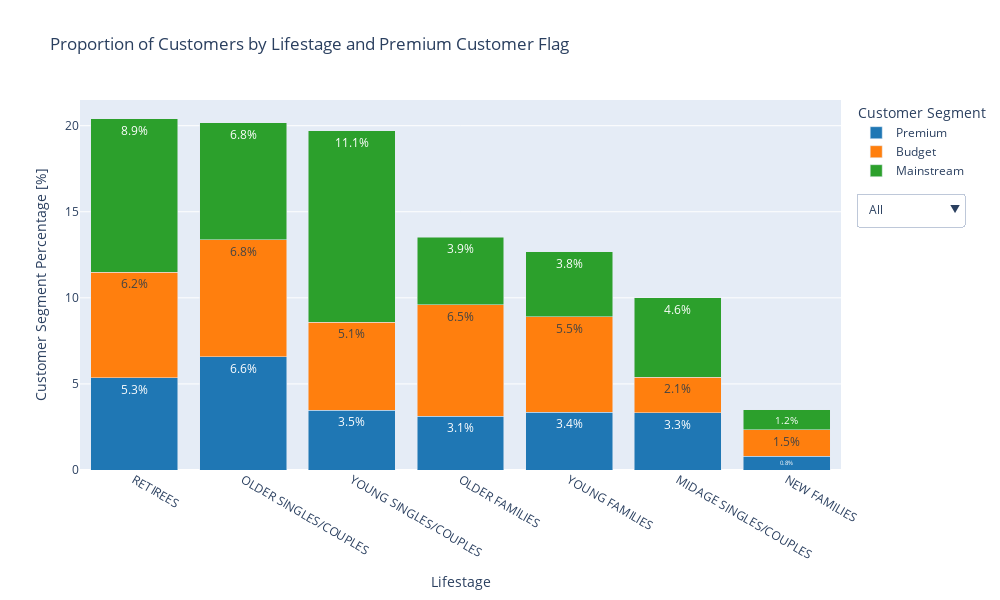

This figure's notebook cell:
### Code cell
# Count unique customers per segment (PREMIUM_CUSTOMER and LIFESTAGE combination)
customers = (
    data.groupby(['PREMIUM_CUSTOMER', 'LIFESTAGE'], observed=True)['LYLTY_CARD_NBR']
    .nunique()
    .reset_index(name='CUSTOMERS')
)

# Compute proportion of customers per segment (out of total unique customers)
total_customers = customers['CUSTOMERS'].sum()
customers['PROPORTION'] = customers['CUSTOMERS'] / total_customers * 100


# Sort LIFESTAGE by total customers for better visualization order
lifestage_order = (
    customers.groupby('LIFESTAGE')['CUSTOMERS']
    .sum()
    .sort_values(ascending=False)
    .index
    .tolist()
)

# Convert 'LIFESTAGE' column to a Categorical type with the defined order
customers['LIFESTAGE'] = pd.Categorical(
    customers['LIFESTAGE'], categories=lifestage_order, ordered=True)

# Sort the DataFrame by the ordered 'LIFESTAGE'
customers = customers.sort_values('LIFESTAGE')


# Create Stacked Bar Chart using Plotly Express
fig = px.bar(
    customers,
    x='LIFESTAGE',
    y='PROPORTION',
    color='PREMIUM_CUSTOMER',

    text=customers['PROPORTION'].round(1).astype(str) + '%',
    title='Proportion of Customers by Lifestage and Premium Customer Flag',

    labels={
        'PROPORTION': 'Proportion of Customers (%)',
        'LIFESTAGE': 'Lifestage',
        'PREMIUM_CUSTOMER': 'Customer Segment'
    },
    color_discrete_sequence=['#1f77b4', '#ff7f0e', '#2ca02c'],
    height=600,
    width=1000
)

# Customize layout
fig.update_traces(textposition='inside')
fig.update_layout(
    barmode='stack',
    xaxis_title='Lifestage',
    yaxis_title='Customer Segment Percentage [%]',
    legend_title='Customer Segment',
)

fig.update_layout(
    updatemenus=[
        dict(
            buttons=[
                dict(
                    label="All",
                    method="restyle",
                    args=[{"visible": [True] *
                           len(customers['PREMIUM_CUSTOMER'].unique())}]
                ),
                *[
                    dict(label=customer,
                         method="restyle",
                         args=[
                             {"visible": [customer == val for val in customers['PREMIUM_CUSTOMER']]}]
                         )
                    for customer in customers['PREMIUM_CUSTOMER'].unique()
                ]
            ],
            direction="down",
            showactive=True,
            x=1.02,
            y=0.75,
            xanchor='left',
            yanchor='top'
        )
    ]
)

plt.savefig('./Quantium/Proportion of Customers.png')
fig.show()

### Figure 1 — Plotly figure (JSON) as saved in the notebook; plotly's stock layout.template omitted (floating-point values rounded to 4 significant figures)
{"data": [{"hovertemplate": "Customer Segment=Premium<br>Lifestage=%{x}<br>Proportion of Customers (%)=%{y}<br>text=%{text}<extra></extra>", "legendgroup": "Premium", "marker": {"color": "#1f77b4", "pattern": {"shape": ""}}, "name": "Premium", "orientation": "v", "showlegend": true, "text": ["5.3%", "6.6%", "3.5%", "3.1%", "3.4%", "3.3%", "0.8%"], "textposition": "inside", "type": "bar", "x": ["RETIREES", "OLDER SINGLES/COUPLES", "YOUNG SINGLES/COUPLES", "OLDER FAMILIES", "YOUNG FAMILIES", "MIDAGE SINGLES/COUPLES", "NEW FAMILIES"], "xaxis": "x", "y": [5.347, 6.568, 3.479, 3.13, 3.364, 3.323, 0.8066], "yaxis": "y"}, {"hovertemplate": "Customer Segment=Budget<br>Lifestage=%{x}<br>Proportion of Customers (%)=%{y}<br>text=%{text}<extra></extra>", "legendgroup": "Budget", "marker": {"color": "#ff7f0e", "pattern": {"shape": ""}}, "name": "Budget", "orientation": "v", "showlegend": true, "text": ["6.2%", "6.8%", "5.1%", "6.5%", "5.5%", "2.1%", "1.5%"], "textposition": "inside", "type": "bar", "x": ["RETIREES", "OLDER SINGLES/COUPLES", "YOUNG SINGLES/COUPLES", "OLDER FAMILIES", "YOUNG FAMILIES", "MIDAGE SINGLES/COUPLES", "NEW FAMILIES"], "xaxis": "x", "y": [6.151, 6.802, 5.116, 6.468, 5.545, 2.068, 1.525], "yaxis": "y"}, {"hovertemplate": "Customer Segment=Mainstream<br>Lifestage=%{x}<br>Proportion of Customers (%)=%{y}<br>text=%{text}<extra></extra>", "legendgroup": "Mainstream", "marker": {"color": "#2ca02c", "pattern": {"shape": ""}}, "name": "Mainstream", "orientation": "v", "showlegend": true, "text": ["8.9%", "6.8%", "11.1%", "3.9%", "3.8%", "4.6%", "1.2%"], "textposition": "inside", "type": "bar", "x": ["RETIREES", "OLDER SINGLES/COUPLES", "YOUNG SINGLES/COUPLES", "OLDER FAMILIES", "YOUNG FAMILIES", "MIDAGE SINGLES/COUPLES", "NEW FAMILIES"], "xaxis": "x", "y": [8.919, 6.815, 11.11, 3.911, 3.766, 4.626, 1.164], "yaxis": "y"}], "layout": {"barmode": "stack", "height": 600, "legend": {"title": {"text": "Customer Segment"}, "tracegroupgap": 0}, "title": {"text": "Proportion of Customers by Lifestage and Premium Customer Flag"}, "updatemenus": [{"buttons": [{"args": [{"visible": [true, true, true]}], "label": "All", "method": "restyle"}, {"args": [{"visible": [true, false, false, false, true, false, false, true, false, false, true, false, true, false, false, true, false, false, false, true, false]}], "label": "Premium", "method": "restyle"}, {"args": [{"visible": [false, true, false, false, false, true, false, false, true, false, false, true, false, false, true, false, false, true, false, false, true]}], "label": "Budget", "method": "restyle"}, {"args": [{"visible": [false, false, true, true, false, false, true, false, false, true, false, false, false, true, false, false, true, false, true, false, false]}], "label": "Mainstream", "method": "restyle"}], "direction": "down", "showactive": true, "x": 1.02, "xanchor": "left", "y": 0.75, "yanchor": "top"}], "width": 1000, "xaxis": {"anchor": "y", "domain": [0, 1], "title": {"text": "Lifestage"}}, "yaxis": {"anchor": "x", "domain": [0, 1], "title": {"text": "Customer Segment Percentage [%]"}}}}
